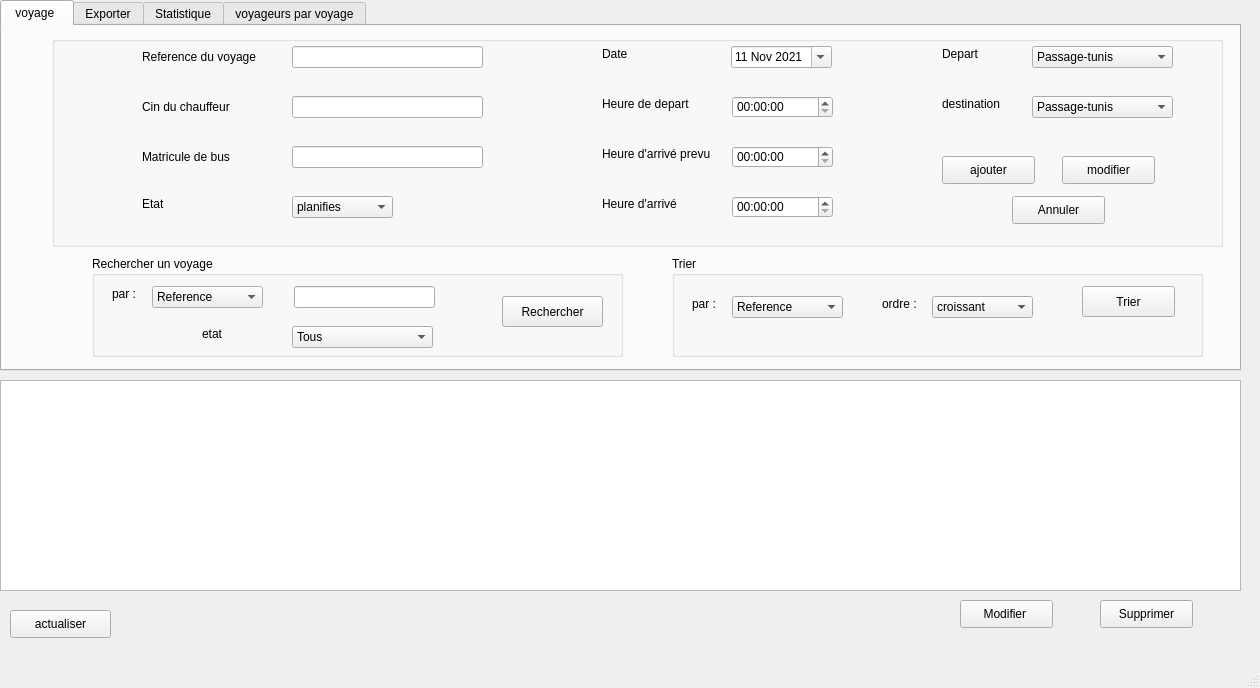
<?xml version="1.0" encoding="UTF-8"?>
<ui version="4.0">
 <class>gestionvoyage</class>
 <widget class="QMainWindow" name="gestionvoyage">
  <property name="geometry">
   <rect>
    <x>0</x>
    <y>0</y>
    <width>1260</width>
    <height>688</height>
   </rect>
  </property>
  <property name="windowTitle">
   <string>gestionvoyage</string>
  </property>
  <widget class="QWidget" name="centralwidget">
   <widget class="QPushButton" name="pushButton">
    <property name="geometry">
     <rect>
      <x>10</x>
      <y>610</y>
      <width>101</width>
      <height>28</height>
     </rect>
    </property>
    <property name="text">
     <string>actualiser</string>
    </property>
    <property name="icon">
     <iconset>
      <normaloff>../../Desktop/s1/projet c++/61225.png</normaloff>../../Desktop/s1/projet c++/61225.png</iconset>
    </property>
   </widget>
   <widget class="QTabWidget" name="tabWidget">
    <property name="geometry">
     <rect>
      <x>0</x>
      <y>0</y>
      <width>1241</width>
      <height>371</height>
     </rect>
    </property>
    <property name="currentIndex">
     <number>0</number>
    </property>
    <widget class="QWidget" name="voyage">
     <attribute name="title">
      <string> voyage  </string>
     </attribute>
     <widget class="QLineEdit" name="lineEdit_ref">
      <property name="geometry">
       <rect>
        <x>290</x>
        <y>20</y>
        <width>191</width>
        <height>22</height>
       </rect>
      </property>
      <property name="inputMask">
       <string/>
      </property>
      <property name="maxLength">
       <number>20</number>
      </property>
      <property name="placeholderText">
       <string/>
      </property>
      <property name="cursorMoveStyle">
       <enum>Qt::VisualMoveStyle</enum>
      </property>
      <property name="clearButtonEnabled">
       <bool>true</bool>
      </property>
     </widget>
     <widget class="QLabel" name="label_harrive">
      <property name="geometry">
       <rect>
        <x>600</x>
        <y>170</y>
        <width>91</width>
        <height>16</height>
       </rect>
      </property>
      <property name="text">
       <string>Heure d'arrivé</string>
      </property>
     </widget>
     <widget class="QLabel" name="label_date">
      <property name="geometry">
       <rect>
        <x>600</x>
        <y>20</y>
        <width>56</width>
        <height>16</height>
       </rect>
      </property>
      <property name="text">
       <string>Date</string>
      </property>
     </widget>
     <widget class="QGroupBox" name="groupBox_2">
      <property name="geometry">
       <rect>
        <x>50</x>
        <y>10</y>
        <width>1171</width>
        <height>211</height>
       </rect>
      </property>
      <property name="title">
       <string/>
      </property>
      <widget class="QLabel" name="label_matricule">
       <property name="geometry">
        <rect>
         <x>90</x>
         <y>110</y>
         <width>101</width>
         <height>21</height>
        </rect>
       </property>
       <property name="text">
        <string>Matricule de bus </string>
       </property>
      </widget>
      <widget class="QLabel" name="label_4">
       <property name="geometry">
        <rect>
         <x>90</x>
         <y>160</y>
         <width>56</width>
         <height>16</height>
        </rect>
       </property>
       <property name="text">
        <string>Etat </string>
       </property>
      </widget>
      <widget class="QComboBox" name="comboBox_etat">
       <property name="geometry">
        <rect>
         <x>240</x>
         <y>160</y>
         <width>101</width>
         <height>22</height>
        </rect>
       </property>
       <item>
        <property name="text">
         <string>planifies</string>
        </property>
       </item>
       <item>
        <property name="text">
         <string>en retard</string>
        </property>
       </item>
       <item>
        <property name="text">
         <string>termines</string>
        </property>
       </item>
      </widget>
      <widget class="QPushButton" name="pushButton_ok">
       <property name="geometry">
        <rect>
         <x>890</x>
         <y>120</y>
         <width>93</width>
         <height>28</height>
        </rect>
       </property>
       <property name="text">
        <string>ajouter</string>
       </property>
      </widget>
      <widget class="QLineEdit" name="lineEdit_chauf">
       <property name="geometry">
        <rect>
         <x>240</x>
         <y>60</y>
         <width>191</width>
         <height>22</height>
        </rect>
       </property>
       <property name="maxLength">
        <number>8</number>
       </property>
       <property name="clearButtonEnabled">
        <bool>true</bool>
       </property>
      </widget>
      <widget class="QLineEdit" name="lineEdit_matricule">
       <property name="geometry">
        <rect>
         <x>240</x>
         <y>110</y>
         <width>191</width>
         <height>22</height>
        </rect>
       </property>
       <property name="clearButtonEnabled">
        <bool>true</bool>
       </property>
      </widget>
      <widget class="QPushButton" name="pushButton_modifierr">
       <property name="geometry">
        <rect>
         <x>1010</x>
         <y>120</y>
         <width>93</width>
         <height>28</height>
        </rect>
       </property>
       <property name="text">
        <string>modifier</string>
       </property>
      </widget>
      <widget class="QDateEdit" name="dateEdit">
       <property name="geometry">
        <rect>
         <x>679</x>
         <y>10</y>
         <width>101</width>
         <height>22</height>
        </rect>
       </property>
       <property name="calendarPopup">
        <bool>true</bool>
       </property>
       <property name="timeSpec">
        <enum>Qt::LocalTime</enum>
       </property>
       <property name="date">
        <date>
         <year>2021</year>
         <month>11</month>
         <day>11</day>
        </date>
       </property>
      </widget>
      <widget class="QTimeEdit" name="timeEdit_depart">
       <property name="geometry">
        <rect>
         <x>680</x>
         <y>60</y>
         <width>101</width>
         <height>22</height>
        </rect>
       </property>
       <property name="calendarPopup">
        <bool>false</bool>
       </property>
      </widget>
      <widget class="QTimeEdit" name="timeEdit_arrive1">
       <property name="geometry">
        <rect>
         <x>680</x>
         <y>110</y>
         <width>101</width>
         <height>22</height>
        </rect>
       </property>
      </widget>
      <widget class="QTimeEdit" name="timeEdit_arrive2">
       <property name="geometry">
        <rect>
         <x>680</x>
         <y>160</y>
         <width>101</width>
         <height>22</height>
        </rect>
       </property>
      </widget>
     </widget>
     <widget class="QComboBox" name="comboBox_ligne">
      <property name="geometry">
       <rect>
        <x>1030</x>
        <y>20</y>
        <width>141</width>
        <height>22</height>
       </rect>
      </property>
      <item>
       <property name="text">
        <string>Passage-tunis</string>
       </property>
      </item>
      <item>
       <property name="text">
        <string>Slimen_kahya-Manouba</string>
       </property>
      </item>
      <item>
       <property name="text">
        <string>Beb_saadoun-tunis</string>
       </property>
      </item>
     </widget>
     <widget class="QLabel" name="label_chauf1">
      <property name="geometry">
       <rect>
        <x>140</x>
        <y>70</y>
        <width>111</width>
        <height>21</height>
       </rect>
      </property>
      <property name="text">
       <string>Cin du chauffeur</string>
      </property>
      <property name="alignment">
       <set>Qt::AlignLeading|Qt::AlignLeft|Qt::AlignVCenter</set>
      </property>
      <property name="margin">
       <number>2</number>
      </property>
      <property name="indent">
       <number>-1</number>
      </property>
     </widget>
     <widget class="QLabel" name="label_a">
      <property name="geometry">
       <rect>
        <x>940</x>
        <y>70</y>
        <width>71</width>
        <height>16</height>
       </rect>
      </property>
      <property name="text">
       <string>destination</string>
      </property>
     </widget>
     <widget class="QLabel" name="label_hdepart">
      <property name="geometry">
       <rect>
        <x>600</x>
        <y>70</y>
        <width>101</width>
        <height>16</height>
       </rect>
      </property>
      <property name="text">
       <string>Heure de depart </string>
      </property>
     </widget>
     <widget class="QPushButton" name="pushButton_annuler">
      <property name="geometry">
       <rect>
        <x>1010</x>
        <y>170</y>
        <width>93</width>
        <height>28</height>
       </rect>
      </property>
      <property name="text">
       <string>Annuler</string>
      </property>
     </widget>
     <widget class="QGroupBox" name="groupBox">
      <property name="geometry">
       <rect>
        <x>90</x>
        <y>230</y>
        <width>531</width>
        <height>101</height>
       </rect>
      </property>
      <property name="title">
       <string>Rechercher un voyage</string>
      </property>
      <widget class="QPushButton" name="pushButton_rechercher">
       <property name="geometry">
        <rect>
         <x>410</x>
         <y>40</y>
         <width>101</width>
         <height>31</height>
        </rect>
       </property>
       <property name="text">
        <string>Rechercher</string>
       </property>
       <property name="icon">
        <iconset>
         <normaloff>../../Desktop/s1/projet c++/1545.png</normaloff>../../Desktop/s1/projet c++/1545.png</iconset>
       </property>
      </widget>
      <widget class="QLabel" name="label_2">
       <property name="geometry">
        <rect>
         <x>20</x>
         <y>30</y>
         <width>41</width>
         <height>16</height>
        </rect>
       </property>
       <property name="text">
        <string>par :</string>
       </property>
      </widget>
      <widget class="QComboBox" name="comboBox_choix">
       <property name="geometry">
        <rect>
         <x>60</x>
         <y>30</y>
         <width>111</width>
         <height>22</height>
        </rect>
       </property>
       <item>
        <property name="text">
         <string>Reference </string>
        </property>
       </item>
       <item>
        <property name="text">
         <string>Cin chauffeur</string>
        </property>
       </item>
      </widget>
      <widget class="QLineEdit" name="lineEdit_val">
       <property name="geometry">
        <rect>
         <x>202</x>
         <y>30</y>
         <width>141</width>
         <height>22</height>
        </rect>
       </property>
      </widget>
      <widget class="QComboBox" name="comboBox_etat_2">
       <property name="geometry">
        <rect>
         <x>200</x>
         <y>70</y>
         <width>141</width>
         <height>22</height>
        </rect>
       </property>
       <item>
        <property name="text">
         <string>Tous</string>
        </property>
       </item>
       <item>
        <property name="text">
         <string>planifies</string>
        </property>
       </item>
       <item>
        <property name="text">
         <string>en retard</string>
        </property>
       </item>
       <item>
        <property name="text">
         <string>termines</string>
        </property>
       </item>
      </widget>
      <widget class="QLabel" name="label">
       <property name="geometry">
        <rect>
         <x>110</x>
         <y>70</y>
         <width>56</width>
         <height>16</height>
        </rect>
       </property>
       <property name="text">
        <string>etat</string>
       </property>
      </widget>
     </widget>
     <widget class="QComboBox" name="comboBox_dest">
      <property name="geometry">
       <rect>
        <x>1030</x>
        <y>70</y>
        <width>141</width>
        <height>22</height>
       </rect>
      </property>
      <item>
       <property name="text">
        <string>Passage-tunis</string>
       </property>
      </item>
      <item>
       <property name="text">
        <string>Slimen_kahya-Manouba</string>
       </property>
      </item>
      <item>
       <property name="text">
        <string>Beb_saadoun-tunis</string>
       </property>
      </item>
     </widget>
     <widget class="QLabel" name="label_de">
      <property name="geometry">
       <rect>
        <x>940</x>
        <y>20</y>
        <width>56</width>
        <height>16</height>
       </rect>
      </property>
      <property name="text">
       <string>Depart</string>
      </property>
     </widget>
     <widget class="QLabel" name="label_harriveprevu">
      <property name="geometry">
       <rect>
        <x>600</x>
        <y>120</y>
        <width>121</width>
        <height>16</height>
       </rect>
      </property>
      <property name="text">
       <string>Heure d'arrivé prevu </string>
      </property>
     </widget>
     <widget class="QLabel" name="label_ref">
      <property name="geometry">
       <rect>
        <x>140</x>
        <y>20</y>
        <width>141</width>
        <height>21</height>
       </rect>
      </property>
      <property name="text">
       <string>Reference du voyage </string>
      </property>
     </widget>
     <widget class="QGroupBox" name="groupBox_4">
      <property name="geometry">
       <rect>
        <x>670</x>
        <y>230</y>
        <width>531</width>
        <height>101</height>
       </rect>
      </property>
      <property name="title">
       <string>Trier</string>
      </property>
      <widget class="QPushButton" name="pushButton_trier">
       <property name="geometry">
        <rect>
         <x>410</x>
         <y>30</y>
         <width>93</width>
         <height>31</height>
        </rect>
       </property>
       <property name="text">
        <string>Trier</string>
       </property>
       <property name="icon">
        <iconset>
         <normaloff>../../Desktop/s1/projet c++/130898.png</normaloff>../../Desktop/s1/projet c++/130898.png</iconset>
       </property>
      </widget>
      <widget class="QComboBox" name="comboBox_Tordre">
       <property name="geometry">
        <rect>
         <x>260</x>
         <y>40</y>
         <width>101</width>
         <height>22</height>
        </rect>
       </property>
       <item>
        <property name="text">
         <string>croissant </string>
        </property>
       </item>
       <item>
        <property name="text">
         <string>decroissant </string>
        </property>
       </item>
      </widget>
      <widget class="QLabel" name="label_9">
       <property name="geometry">
        <rect>
         <x>20</x>
         <y>40</y>
         <width>41</width>
         <height>16</height>
        </rect>
       </property>
       <property name="text">
        <string>par :</string>
       </property>
      </widget>
      <widget class="QLabel" name="label_10">
       <property name="geometry">
        <rect>
         <x>210</x>
         <y>40</y>
         <width>56</width>
         <height>16</height>
        </rect>
       </property>
       <property name="text">
        <string>ordre :</string>
       </property>
      </widget>
      <widget class="QComboBox" name="comboBox_Tpar">
       <property name="geometry">
        <rect>
         <x>60</x>
         <y>40</y>
         <width>111</width>
         <height>22</height>
        </rect>
       </property>
       <item>
        <property name="text">
         <string>Reference </string>
        </property>
       </item>
       <item>
        <property name="text">
         <string>Date</string>
        </property>
       </item>
      </widget>
     </widget>
     <zorder>groupBox</zorder>
     <zorder>groupBox_2</zorder>
     <zorder>lineEdit_ref</zorder>
     <zorder>label_harrive</zorder>
     <zorder>label_date</zorder>
     <zorder>comboBox_ligne</zorder>
     <zorder>label_chauf1</zorder>
     <zorder>label_a</zorder>
     <zorder>label_hdepart</zorder>
     <zorder>pushButton_annuler</zorder>
     <zorder>comboBox_dest</zorder>
     <zorder>label_de</zorder>
     <zorder>label_harriveprevu</zorder>
     <zorder>label_ref</zorder>
     <zorder>groupBox_4</zorder>
    </widget>
    <widget class="QWidget" name="exporter">
     <attribute name="title">
      <string>Exporter</string>
     </attribute>
     <widget class="QGroupBox" name="groupBox_3">
      <property name="geometry">
       <rect>
        <x>300</x>
        <y>40</y>
        <width>671</width>
        <height>231</height>
       </rect>
      </property>
      <property name="title">
       <string/>
      </property>
      <widget class="QPushButton" name="pushButton_ok_2">
       <property name="geometry">
        <rect>
         <x>500</x>
         <y>70</y>
         <width>93</width>
         <height>28</height>
        </rect>
       </property>
       <property name="text">
        <string>PDF</string>
       </property>
      </widget>
      <widget class="QPushButton" name="pushButton_annuler_2">
       <property name="geometry">
        <rect>
         <x>500</x>
         <y>120</y>
         <width>93</width>
         <height>28</height>
        </rect>
       </property>
       <property name="text">
        <string>excel</string>
       </property>
      </widget>
      <widget class="QLabel" name="label_25">
       <property name="geometry">
        <rect>
         <x>50</x>
         <y>90</y>
         <width>231</width>
         <height>21</height>
        </rect>
       </property>
       <property name="text">
        <string>&lt;html&gt;&lt;head/&gt;&lt;body&gt;&lt;p&gt;&lt;span style=&quot; font-weight:600;&quot;&gt;Exporter :&lt;/span&gt;&lt;/p&gt;&lt;/body&gt;&lt;/html&gt;</string>
       </property>
      </widget>
      <widget class="QComboBox" name="comboBox_exporter">
       <property name="geometry">
        <rect>
         <x>140</x>
         <y>90</y>
         <width>161</width>
         <height>22</height>
        </rect>
       </property>
       <item>
        <property name="text">
         <string>Tous les voyages </string>
        </property>
       </item>
       <item>
        <property name="text">
         <string>Les voyages en retard </string>
        </property>
       </item>
      </widget>
      <widget class="QLabel" name="label_26">
       <property name="geometry">
        <rect>
         <x>380</x>
         <y>90</y>
         <width>111</width>
         <height>21</height>
        </rect>
       </property>
       <property name="text">
        <string>&lt;html&gt;&lt;head/&gt;&lt;body&gt;&lt;p&gt;&lt;span style=&quot; font-weight:600;&quot;&gt;En fichier :&lt;/span&gt;&lt;/p&gt;&lt;/body&gt;&lt;/html&gt;</string>
       </property>
      </widget>
     </widget>
    </widget>
    <widget class="QWidget" name="statistique">
     <attribute name="title">
      <string>Statistique</string>
     </attribute>
     <layout class="QHBoxLayout" name="horizontalLayout">
      <item>
       <widget class="PieChartWidget" name="widget" native="true"/>
      </item>
     </layout>
    </widget>
    <widget class="QWidget" name="tab_4">
     <attribute name="title">
      <string>voyageurs par voyage</string>
     </attribute>
     <widget class="QLabel" name="label_3">
      <property name="geometry">
       <rect>
        <x>170</x>
        <y>80</y>
        <width>151</width>
        <height>31</height>
       </rect>
      </property>
      <property name="text">
       <string>&lt;html&gt;&lt;head/&gt;&lt;body&gt;&lt;p&gt;&lt;span style=&quot; font-weight:600;&quot;&gt;Refference du voyage&lt;/span&gt;&lt;/p&gt;&lt;/body&gt;&lt;/html&gt;</string>
      </property>
     </widget>
     <widget class="QLineEdit" name="lineEdit">
      <property name="geometry">
       <rect>
        <x>170</x>
        <y>130</y>
        <width>141</width>
        <height>22</height>
       </rect>
      </property>
     </widget>
     <widget class="QPushButton" name="pushButton_2">
      <property name="geometry">
       <rect>
        <x>190</x>
        <y>190</y>
        <width>93</width>
        <height>28</height>
       </rect>
      </property>
      <property name="text">
       <string>OK</string>
      </property>
     </widget>
     <widget class="QTableView" name="tableView">
      <property name="geometry">
       <rect>
        <x>510</x>
        <y>30</y>
        <width>401</width>
        <height>261</height>
       </rect>
      </property>
     </widget>
    </widget>
   </widget>
   <widget class="QPushButton" name="pushButton_supprimer">
    <property name="geometry">
     <rect>
      <x>1100</x>
      <y>600</y>
      <width>93</width>
      <height>28</height>
     </rect>
    </property>
    <property name="text">
     <string>Supprimer</string>
    </property>
    <property name="icon">
     <iconset>
      <normaloff>../../Desktop/s1/projet c++/1214428.png</normaloff>../../Desktop/s1/projet c++/1214428.png</iconset>
    </property>
   </widget>
   <widget class="QPushButton" name="pushButton_modifier">
    <property name="geometry">
     <rect>
      <x>960</x>
      <y>600</y>
      <width>93</width>
      <height>28</height>
     </rect>
    </property>
    <property name="text">
     <string>Modifier </string>
    </property>
    <property name="icon">
     <iconset>
      <normaloff>../../Desktop/s1/projet c++/84380.png</normaloff>../../Desktop/s1/projet c++/84380.png</iconset>
    </property>
   </widget>
   <widget class="QTableView" name="tab_voyage">
    <property name="geometry">
     <rect>
      <x>0</x>
      <y>380</y>
      <width>1241</width>
      <height>211</height>
     </rect>
    </property>
   </widget>
  </widget>
  <widget class="QMenuBar" name="menubar">
   <property name="geometry">
    <rect>
     <x>0</x>
     <y>0</y>
     <width>1260</width>
     <height>22</height>
    </rect>
   </property>
  </widget>
  <widget class="QStatusBar" name="statusbar"/>
 </widget>
 <customwidgets>
  <customwidget>
   <class>PieChartWidget</class>
   <extends>QWidget</extends>
   <header location="global">piechartwidget.h</header>
   <container>1</container>
  </customwidget>
 </customwidgets>
 <resources/>
 <connections/>
</ui>
